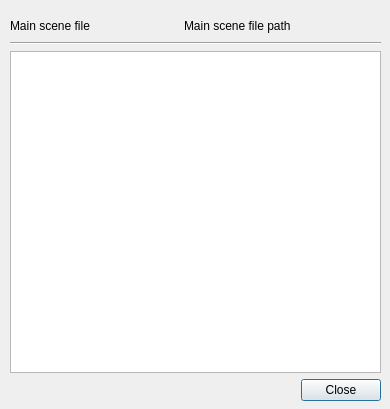
<?xml version="1.0" encoding="UTF-8"?>
<ui version="4.0">
 <class>ShowTaskResourceDialog</class>
 <widget class="QDialog" name="ShowTaskResourceDialog">
  <property name="geometry">
   <rect>
    <x>0</x>
    <y>0</y>
    <width>390</width>
    <height>409</height>
   </rect>
  </property>
  <property name="windowTitle">
   <string>Dialog</string>
  </property>
  <widget class="QWidget" name="verticalLayoutWidget">
   <property name="geometry">
    <rect>
     <x>10</x>
     <y>10</y>
     <width>371</width>
     <height>391</height>
    </rect>
   </property>
   <layout class="QVBoxLayout" name="verticalLayout">
    <property name="spacing">
     <number>6</number>
    </property>
    <item>
     <layout class="QHBoxLayout" name="horizontalLayout">
      <property name="spacing">
       <number>0</number>
      </property>
      <property name="topMargin">
       <number>6</number>
      </property>
      <item>
       <widget class="QLabel" name="label">
        <property name="text">
         <string>Main scene file </string>
        </property>
       </widget>
      </item>
      <item>
       <spacer name="horizontalSpacer">
        <property name="orientation">
         <enum>Qt::Horizontal</enum>
        </property>
        <property name="sizeHint" stdset="0">
         <size>
          <width>40</width>
          <height>20</height>
         </size>
        </property>
       </spacer>
      </item>
      <item>
       <widget class="QLabel" name="label_2">
        <property name="text">
         <string>Main scene file path</string>
        </property>
       </widget>
      </item>
      <item>
       <spacer name="horizontalSpacer_2">
        <property name="orientation">
         <enum>Qt::Horizontal</enum>
        </property>
        <property name="sizeHint" stdset="0">
         <size>
          <width>40</width>
          <height>20</height>
         </size>
        </property>
       </spacer>
      </item>
     </layout>
    </item>
    <item>
     <widget class="Line" name="line">
      <property name="orientation">
       <enum>Qt::Horizontal</enum>
      </property>
     </widget>
    </item>
    <item>
     <widget class="QTreeView" name="folderTreeView">
      <property name="autoExpandDelay">
       <number>-1</number>
      </property>
      <property name="animated">
       <bool>false</bool>
      </property>
      <property name="wordWrap">
       <bool>false</bool>
      </property>
      <attribute name="headerCascadingSectionResizes">
       <bool>false</bool>
      </attribute>
      <attribute name="headerStretchLastSection">
       <bool>false</bool>
      </attribute>
     </widget>
    </item>
    <item>
     <layout class="QHBoxLayout" name="horizontalLayout_3">
      <item>
       <spacer name="horizontalSpacer_3">
        <property name="orientation">
         <enum>Qt::Horizontal</enum>
        </property>
        <property name="sizeHint" stdset="0">
         <size>
          <width>40</width>
          <height>20</height>
         </size>
        </property>
       </spacer>
      </item>
      <item>
       <widget class="QPushButton" name="closeButton">
        <property name="text">
         <string>Close</string>
        </property>
       </widget>
      </item>
     </layout>
    </item>
   </layout>
  </widget>
 </widget>
 <resources/>
 <connections/>
</ui>
